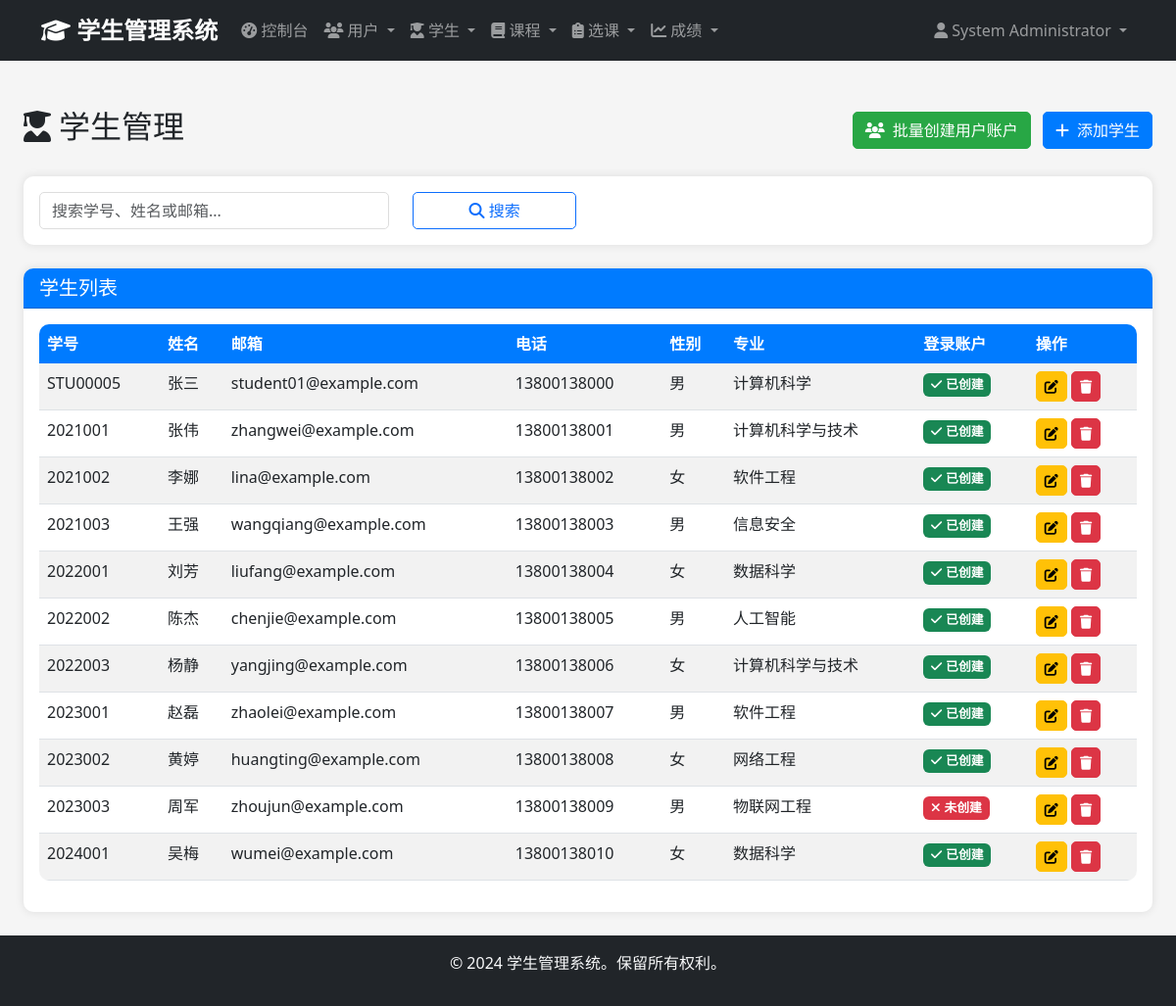
/admin/students (signed in), run on the app's committed database.
### app/models/user.py (models this page shows, shortened)
class User(UserMixin, db.Model):
    __tablename__ = 'users'
    id = db.Column(db.Integer, primary_key=True)
    username = db.Column(db.String(50), unique=True, nullable=False)
    email = db.Column(db.String(100), unique=True, nullable=False)
    password_hash = db.Column(db.String(255), nullable=False)
    full_name = db.Column(db.String(100), nullable=False)
    phone = db.Column(db.String(20))
    role = db.Column(db.Enum('admin', 'student', name='user_role'), nullable=False, default='student')
    is_active = db.Column(db.Boolean, default=True)
    created_at = db.Column(db.DateTime, default=datetime.utcnow)
    updated_at = db.Column(db.DateTime, default=datetime.utcnow, onupdate=datetime.utcnow)
    administrator = db.relationship('Administrator', backref='user', uselist=False, cascade='all, delete-orphan')
    def is_admin(self):
        return self.role == 'admin'

### app/models/student.py (models this page shows, shortened)
class Student(db.Model):
    __tablename__ = 'students'
    id = db.Column(db.Integer, primary_key=True)
    student_id = db.Column(db.String(20), unique=True, nullable=False)
    first_name = db.Column(db.String(50), nullable=False)
    last_name = db.Column(db.String(50), nullable=False)
    birth_date = db.Column(db.Date)
    gender = db.Column(db.Enum('Male', 'Female', 'Other', name='gender'))
    email = db.Column(db.String(100), unique=True, nullable=False)
    phone = db.Column(db.String(20))
    address = db.Column(db.Text)
    major = db.Column(db.String(100))
    enrollment_year = db.Column(db.Integer)
    created_at = db.Column(db.DateTime, default=datetime.utcnow)
    updated_at = db.Column(db.DateTime, default=datetime.utcnow, onupdate=datetime.utcnow)
    enrollments = db.relationship('Enrollment', backref='student', lazy='dynamic', cascade='all, delete-orphan')

### app/views/admin.py (the view, shortened to what this page needs)
@admin_bp.route('/students')
@login_required
@admin_required
def students():
    page = request.args.get('page', 1, type=int)
    search = request.args.get('search', '')
    query = Student.query
    students = query.paginate(
        page=page,
        per_page=20,
        error_out=False
    )
    user_emails = set(user.email for user in User.query.filter_by(role='student').all())
    return render_template('admin/students/index.html', students=students, search=search, user_emails=user_emails)

### app/views/auth.py (called while the page is built)
def admin_required(f):
    @wraps(f)
    def decorated_function(*args, **kwargs):
        if not current_user.is_authenticated or not current_user.is_admin():
            flash('访问被拒绝。需要管理员权限。', 'error')
            return redirect(url_for('auth.login'))
        return f(*args, **kwargs)
    return decorated_function

### app/templates/admin/students/index.html (shortened to what this page needs)
{% extends "base.html" %}
{% block content %}
<div class="container-fluid mt-4">
    <div class="d-flex justify-content-between align-items-center mb-4">
        <div class="d-flex align-items-center">
            <h2>
                <i class="fas fa-user-graduate me-2"></i>学生管理
            </h2>
        </div>
        <div>
            <form method="POST" action="{{ url_for('admin.create_user_accounts_for_students') }}"
                  style="display: inline;" onsubmit="return confirm('确定要为没有用户账户的学生创建账户吗？默认密码为学号。')">
                <button type="submit" class="btn btn-success me-2">
                    <i class="fas fa-users me-2"></i>批量创建用户账户
                </button>
            </form>
            <a href="{{ url_for('admin.create_student') }}" class="btn btn-primary">
                <i class="fas fa-plus me-2"></i>添加学生
            </a>
        </div>
    </div>
    <div class="card mb-4">
        <div class="card-body">
            <form method="GET" action="{{ url_for('admin.students') }}">
                <div class="row">
                    <div class="col-md-4">
                        <input type="text" class="form-control" name="search" placeholder="搜索学号、姓名或邮箱..."
                               value="{{ search }}">
                    </div>
                    <div class="col-md-2">
                        <button type="submit" class="btn btn-outline-primary w-100">
                            <i class="fas fa-search"></i> 搜索
                        </button>
                    </div>
                </div>
            </form>
        </div>
    </div>
    <div class="card">
        <div class="card-header">
            <h5 class="mb-0">学生列表</h5>
        </div>
        <div class="card-body">
            {% if students %}
            <div class="table-responsive">
                <table class="table table-striped">
                    <thead>
                        <tr>
                            <th>学号</th>
                            <th>姓名</th>
                            <th>邮箱</th>
                            <th>电话</th>
                            <th>性别</th>
                            <th>专业</th>
                            <th>登录账户</th>
                            <th>操作</th>
                        </tr>
                    </thead>
                    <tbody>
                        {% for student in students %}
                        <tr>
                            <td>{{ student.student_id }}</td>
                            <td>{{ student.first_name }}{{ student.last_name }}</td>
                            <td>{{ student.email }}</td>
                            <td>{{ student.phone or '-' }}</td>
                            <td>
                                {% if student.gender == 'Male' %}男
                                {% elif student.gender == 'Female' %}女
                                {% else %}其他{% endif %}
                            </td>
                            <td>{{ student.major or '-' }}</td>
                            <td>
                                {% if student.email in user_emails %}
                                    <span class="badge bg-success">
                                        <i class="fas fa-check me-1"></i>已创建
                                    </span>
                                {% else %}
                                    <span class="badge bg-danger">
                                        <i class="fas fa-times me-1"></i>未创建
                                    </span>
                                {% endif %}
                            </td>
                            <td>
                                <a href="{{ url_for('admin.edit_student', student_id=student.id) }}"
                                   class="btn btn-sm btn-warning" title="编辑">
                                    <i class="fas fa-edit"></i>
                                </a>
                                <button type="button" class="btn btn-sm btn-danger delete-student"
                                        data-id="{{ student.id }}" data-name="{{ student.first_name }}{{ student.last_name }}" title="删除">
                                    <i class="fas fa-trash"></i>
                                </button>
                            </td>
                        </tr>
                        {% endfor %}
                    </tbody>
                </table>
            </div>
            {% endif %}
        </div>
    </div>
</div>
{% endblock %}

### app/templates/base.html (shortened to what this page needs)
<!DOCTYPE html>
<html lang="zh-CN">
<head>
    <link href="https://cdn.jsdelivr.net/npm/bootstrap@5.3.0/dist/css/bootstrap.min.css" rel="stylesheet">
    <link href="https://cdnjs.cloudflare.com/ajax/libs/font-awesome/6.4.0/css/all.min.css" rel="stylesheet">
    <link href="{{ url_for('static', filename='css/style.css') }}" rel="stylesheet">
</head>
<body>
    {% if current_user.is_authenticated %}
    <nav class="navbar navbar-expand-lg navbar-dark bg-dark">
        <div class="container">
            <a class="navbar-brand" href="{{ url_for('main.dashboard') }}">
                <i class="fas fa-graduation-cap"></i> 学生管理系统
            </a>
            <div class="collapse navbar-collapse" id="navbarNav">
                <ul class="navbar-nav me-auto">
                    {% if current_user.is_admin() %}
                    <li class="nav-item">
                        <a class="nav-link" href="{{ url_for('admin.dashboard') }}">
                            <i class="fas fa-tachometer-alt"></i> 控制台
                        </a>
                    </li>
                    <li class="nav-item dropdown">
                        <a class="nav-link dropdown-toggle" href="#" data-bs-toggle="dropdown">
                            <i class="fas fa-users"></i> 用户
                        </a>
                    </li>
                    <li class="nav-item dropdown">
                        <a class="nav-link dropdown-toggle" href="#" data-bs-toggle="dropdown">
                            <i class="fas fa-user-graduate"></i> 学生
                        </a>
                    </li>
                    <li class="nav-item dropdown">
                        <a class="nav-link dropdown-toggle" href="#" data-bs-toggle="dropdown">
                            <i class="fas fa-book"></i> 课程
                        </a>
                    </li>
                    <li class="nav-item dropdown">
                        <a class="nav-link dropdown-toggle" href="#" data-bs-toggle="dropdown">
                            <i class="fas fa-clipboard-list"></i> 选课
                        </a>
                    </li>
                    <li class="nav-item dropdown">
                        <a class="nav-link dropdown-toggle" href="#" data-bs-toggle="dropdown">
                            <i class="fas fa-chart-line"></i> 成绩
                        </a>
                    </li>
                    {% endif %}
                </ul>
                <ul class="navbar-nav">
                    <li class="nav-item dropdown">
                        <a class="nav-link dropdown-toggle" href="#" data-bs-toggle="dropdown">
                            <i class="fas fa-user"></i> {{ current_user.full_name }}
                        </a>
                    </li>
                </ul>
            </div>
        </div>
    </nav>
    {% endif %}
    <main class="container-fluid py-4">
        {% block content %}{% endblock %}
    </main>
    <footer class="bg-dark text-light text-center py-3 mt-auto">
        <div class="container">
            <p>&copy; 2024 学生管理系统。保留所有权利。</p>
        </div>
    </footer>
</body>
</html>

### app/static/css/style.css (style rules this page uses)
:root { --primary-color: #007bff; --secondary-color: #6c757d; --success-color: #28a745; --danger-color: #dc3545; --warning-color: #ffc107; --info-color: #17a2b8; --dark-color: #343a40; --light-color: #f8f9fa; }
body { min-height: 100vh; display: flex; flex-direction: column; background-color: #f5f5f5; font-family: 'Segoe UI', Tahoma, Geneva, Verdana, sans-serif; }
main { flex: 1; }
.navbar-brand { font-weight: bold; font-size: 1.5rem; }
.navbar-nav .nav-link { transition: color 0.3s; }
.card { border: none; border-radius: 10px; box-shadow: 0 0 10px rgba(0,0,0,0.1); transition: transform 0.3s, box-shadow 0.3s; }
.card-header { background-color: var(--primary-color); color: white; border-radius: 10px 10px 0 0 !important; font-weight: 600; }
.btn { border-radius: 5px; transition: all 0.3s; }
.btn-primary { background-color: var(--primary-color); border-color: var(--primary-color); }
.btn-success { background-color: var(--success-color); border-color: var(--success-color); }
.btn-danger { background-color: var(--danger-color); border-color: var(--danger-color); }
.table { background-color: white; border-radius: 10px; overflow: hidden; }
.table thead th { background-color: var(--primary-color); color: white; border: none; }
.form-control, .form-select { border-radius: 5px; border: 1px solid #ddd; transition: border-color 0.3s, box-shadow 0.3s; }
footer { margin-top: auto; }
.badge { font-size: 0.8rem; padding: 0.4em 0.6em; }

### data on the page
User: full_name "System Administrator"
Student: student_id "STU00005", first_name "张三", email "student01@example.com", phone "13800138000", gender "男", major "计算机科学", shows "已创建"
Student: student_id "2021001", first_name "张", last_name "伟", email "zhangwei@example.com", phone "13800138001", gender "男", major "计算机科学与技术", shows "已创建"
Student: student_id "2021002", first_name "李", last_name "娜", email "lina@example.com", phone "13800138002", gender "女", major "软件工程", shows "已创建"
Student: student_id "2021003", first_name "王", last_name "强", email "wangqiang@example.com", phone "13800138003", gender "男", major "信息安全", shows "已创建"
Student: student_id "2022001", first_name "刘", last_name "芳", email "liufang@example.com", phone "13800138004", gender "女", major "数据科学", shows "已创建"
Student: student_id "2022002", first_name "陈", last_name "杰", email "chenjie@example.com", phone "13800138005", gender "男", major "人工智能", shows "已创建"
Student: student_id "2022003", first_name "杨", last_name "静", email "yangjing@example.com", phone "13800138006", gender "女", major "计算机科学与技术", shows "已创建"
Student: student_id "2023001", first_name "赵", last_name "磊", email "zhaolei@example.com", phone "13800138007", gender "男", major "软件工程", shows "已创建"
Student: student_id "2023002", first_name "黄", last_name "婷", email "huangting@example.com", phone "13800138008", gender "女", major "网络工程", shows "已创建"
Student: student_id "2023003", first_name "周", last_name "军", email "zhoujun@example.com", phone "13800138009", gender "男", major "物联网工程", shows "未创建"
Student: student_id "2024001", first_name "吴", last_name "梅", email "wumei@example.com", phone "13800138010", gender "女", major "数据科学", shows "已创建"
